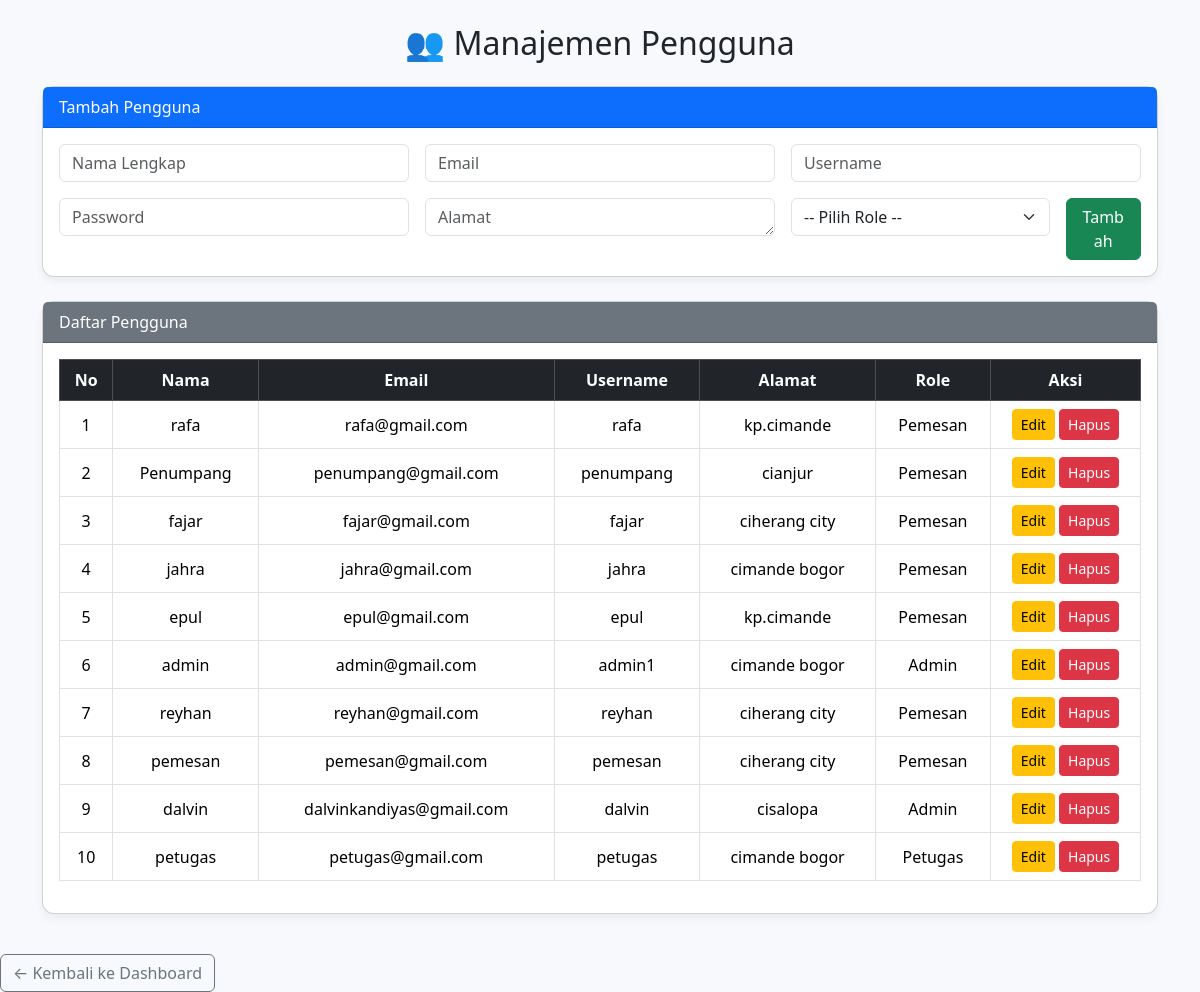
The app's page /kelola_pengguna.php (signed in) with its own data.
### tables this page shows
CREATE TABLE `users` (
  `id_user` int NOT NULL,
  `nama` varchar(255) NOT NULL,
  `email` varchar(50) NOT NULL,
  `username` varchar(50) NOT NULL,
  `password` varchar(255) NOT NULL,
  `alamat` text,
  `role` enum('admin','petugas','pemesan') NOT NULL,
  `foto` varchar(255) DEFAULT NULL
);

### kelola_pengguna.php (the view, shortened to what this page needs)
<?php
require 'koneksi.php';
$edit_user = null;
$users = mysqli_query($con, "SELECT * FROM users ORDER BY id_user DESC");
?>
<!DOCTYPE html>
<html lang="id">
<head>
    <link href="https://cdn.jsdelivr.net/npm/bootstrap@5.3.3/dist/css/bootstrap.min.css" rel="stylesheet">
</head>
<body>
<div class="container py-4">
    <h2 class="mb-4 text-center">👥 Manajemen Pengguna</h2>
    <div class="card mb-4">
        <div class="card-header bg-primary text-white">
            <?= $edit_user ? 'Edit Pengguna' : 'Tambah Pengguna' ?>
        </div>
        <div class="card-body">
            <form method="POST" class="row g-3">
                <div class="col-md-4">
                    <input type="text" name="nama" class="form-control" placeholder="Nama Lengkap" required value="<?= $edit_user['nama'] ?? '' ?>">
                </div>
                <div class="col-md-4">
                    <input type="email" name="email" class="form-control" placeholder="Email" required value="<?= $edit_user['email'] ?? '' ?>">
                </div>
                <div class="col-md-4">
                    <input type="text" name="username" class="form-control" placeholder="Username" required value="<?= $edit_user['username'] ?? '' ?>">
                </div>
                <?php if (!$edit_user): ?>
                    <div class="col-md-4">
                        <input type="password" name="password" class="form-control" placeholder="Password" required>
                    </div>
                <?php endif; ?>
                <div class="col-md-4">
                    <textarea name="alamat" class="form-control" placeholder="Alamat" rows="1" required><?= $edit_user['alamat'] ?? '' ?></textarea>
                </div>
                <div class="col-md-3">
                    <select name="role" class="form-select" required>
                        <option value="">-- Pilih Role --</option>
                    </select>
                </div>
                <div class="col-md-1">
                    <button type="submit" name="simpan" class="btn btn-success w-100"><?= $edit_user ? 'Update' : 'Tambah' ?></button>
                </div>
            </form>
        </div>
    </div>
    <div class="card">
        <div class="card-header bg-secondary text-white">Daftar Pengguna</div>
        <div class="card-body table-responsive">
            <table class="table table-bordered table-hover align-middle">
                <thead class="table-dark text-center">
                    <tr>
                        <th>No</th>
                        <th>Nama</th>
                        <th>Email</th>
                        <th>Username</th>
                        <th>Alamat</th>
                        <th>Role</th>
                        <th width="150px">Aksi</th>
                    </tr>
                </thead>
                <tbody class="text-center">
                <?php $no = 1; while ($row = mysqli_fetch_assoc($users)): ?>
                    <tr>
                        <td><?= $no++ ?></td>
                        <td><?= htmlspecialchars($row['nama']) ?></td>
                        <td><?= htmlspecialchars($row['email']) ?></td>
                        <td><?= htmlspecialchars($row['username']) ?></td>
                        <td><?= htmlspecialchars($row['alamat']) ?></td>
                        <td><?= ucfirst($row['role']) ?></td>
                        <td>
                            <a href="?edit=<?= $row['id_user'] ?>" class="btn btn-warning btn-sm">Edit</a>
                            <a href="?hapus=<?= $row['id_user'] ?>" class="btn btn-danger btn-sm" onclick="return confirm('Yakin ingin menghapus pengguna ini?')">Hapus</a>
                        </td>
                    </tr>
                <?php endwhile ?>
                </tbody>
            </table>
        </div>
    </div>
</div>
<a href="dashboard.php" class="btn btn-outline-secondary mt-3">← Kembali ke Dashboard</a>
</body>
</html>

### kelola_pengguna.php (style rules this page uses)
body { background: #f7f9fc; }
.card { border-radius: 12px; box-shadow: 0 5px 10px rgba(0,0,0,0.05); }

### records on screen
users: nama "rafa", email "rafa@gmail.com", username "rafa", alamat "kp.cimande", role "Pemesan"
users: nama "Penumpang", email "penumpang@gmail.com", username "penumpang", alamat "cianjur", role "Pemesan"
users: nama "fajar", email "fajar@gmail.com", username "fajar", alamat "ciherang city", role "Pemesan"
users: nama "jahra", email "jahra@gmail.com", username "jahra", alamat "cimande bogor", role "Pemesan"
users: nama "epul", email "epul@gmail.com", username "epul", alamat "kp.cimande", role "Pemesan"
users: nama "admin", email "admin@gmail.com", username "admin1", alamat "cimande bogor", role "Admin"
users: nama "reyhan", email "reyhan@gmail.com", username "reyhan", alamat "ciherang city", role "Pemesan"
users: nama "pemesan", email "pemesan@gmail.com", username "pemesan", alamat "ciherang city", role "Pemesan"
users: nama "dalvin", email "dalvinkandiyas@gmail.com", username "dalvin", alamat "cisalopa", role "Admin"
users: nama "petugas", email "petugas@gmail.com", username "petugas", alamat "cimande bogor", role "Petugas"
